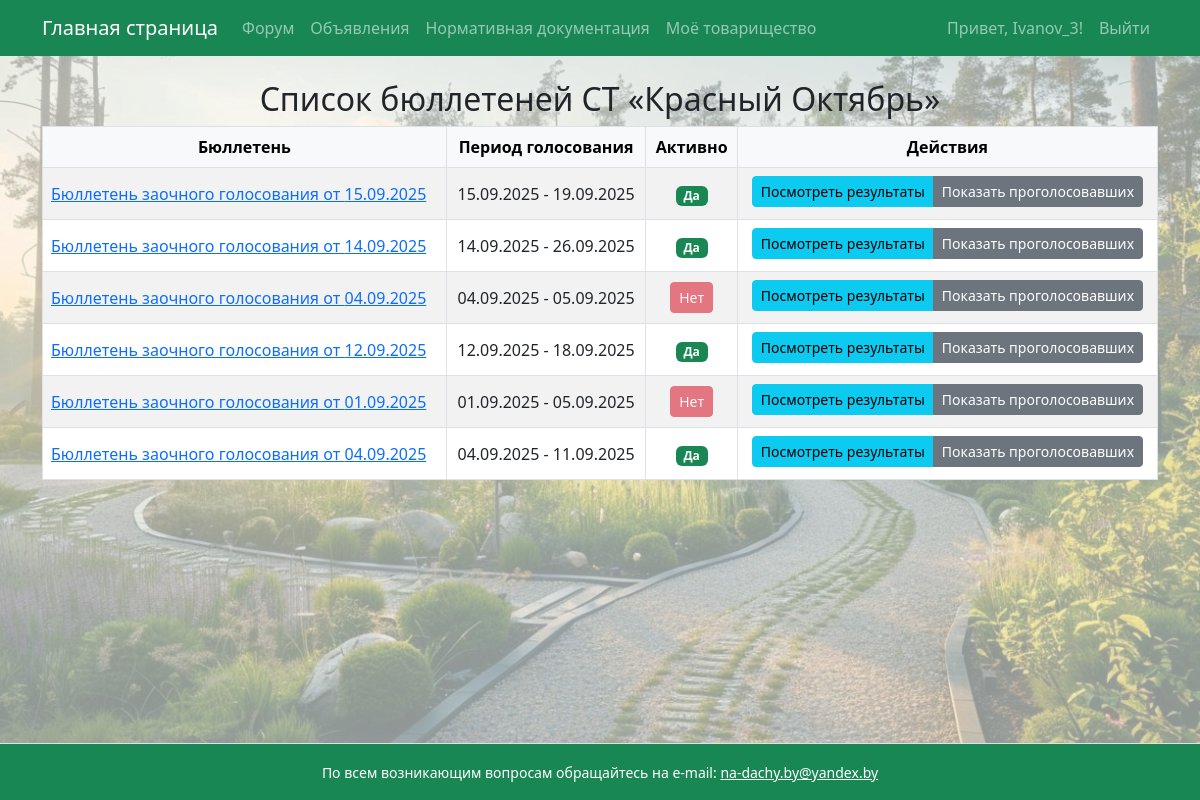
Screenshot of /ballots/ (signed in) with the database file from the repository.
### garden/models.py (models this page shows, shortened)
class Community(models.Model):
    name = models.CharField(max_length=100)
    description = models.TextField(blank=True)
    legal_address = models.TextField("Юридический адрес", blank=True, null=True)
    postal_address = models.TextField("Почтовый адрес", blank=True, null=True)
    bank_details = models.TextField("Банковские реквизиты", blank=True, null=True)
    additional_info = models.TextField("Дополнительная информация", blank=True, null=True)
    messenger_group_link = models.URLField(
        "Ссылка на группу в мессенджере",
        max_length=400,
        blank=True,
        null=True,
        help_text="Ссылка на группу Viber или другую мессенджер-группу."
    )
    is_active = models.BooleanField(default=True, verbose_name="Активно на сайте")

class Ballot(models.Model):
    community = models.ForeignKey(Community, on_delete=models.CASCADE)
    agenda = models.TextField("Повестка дня общего собрания")
    instructions = models.TextField("Порядок заполнения бюллетеня", blank=True, null=True)
    submission_place = models.CharField("Место представления заполненных бюллетеней", max_length=255, blank=True, null=True)
    start_date = models.DateTimeField(default=timezone.now)
    end_date = models.DateTimeField(default=timezone.now)
    counting_commission_date = models.DateField()
    documents = models.FileField(upload_to="ballot_docs/", blank=True, null=True)
    active = models.BooleanField(default=True)
    created_at = models.DateTimeField(auto_now_add=True)

### garden/views.py (the view)
# urls.py: path('ballots/', views.ballot_list, name='ballot_list'),
@login_required
def ballot_list(request):
    community = getattr(request.user.profile, 'community', None)
    if not community:
        return render(request, 'no_profile.html')
    ballots = Ballot.objects.filter(community=community).order_by('-created_at')  # убрали active=True
    user_role = getattr(request.user.profile, 'role', None)
    context = {
        'community': community,
        'ballots': ballots,
        'is_chairman': (user_role == 'chairman'),
        'is_board_member': (user_role == 'board_member'),
    }
    return render(request, 'ballot_list.html', context)
    return render(request, 'ballot_list.html', context)

### garden/context_processors.py (called while the page is built)
def total_visits_processor(request):
    counter, created = PageVisit.objects.get_or_create(page_name='main_page')
    return {
        'total_visits': counter.visits
    }

def online_users_processor(request):
    now = timezone.now()
    active_threshold = now - timedelta(seconds=40)  # считаем активными за последние 40 секунд
    online_count = Profile.objects.filter(last_seen__gte=active_threshold).count()
    return {'online_users': online_count}

### garden/templates/ballot_list.html (shortened to what this page needs)
{% extends 'base.html' %}
{% block content %}
<h2 class="text-center">Список бюллетеней СТ «{{ community.name }}»</h2>
<div class="table-responsive">
  <table class="table table-bordered table-striped align-middle text-center">
      <thead class="table-light">
          <tr>
              <th>Бюллетень</th>
              <th>Период голосования</th>
              <th>Активно</th>
              <th>Действия</th>
          </tr>
      </thead>
      <tbody>
      {% for ballot in ballots %}
          <tr>
              <td class="text-start">
                <a href="{% url 'ballot_vote' ballot.id %}" class="d-block d-sm-inline">
                  Бюллетень заочного голосования от {{ ballot.start_date|date:"d.m.Y" }}
                </a>
              </td>
              <td class="align-middle">{{ ballot.start_date|date:"d.m.Y" }} - {{ ballot.end_date|date:"d.m.Y" }}</td>
              <td class="align-middle">
                  {% if ballot.active %}
                      <span class="badge bg-success">Да</span>
                  {% else %}
                      <span class="btn btn-sm btn-danger disabled" style="pointer-events: none;">Нет</span>
                  {% endif %}
              </td>
              <td class="align-middle">
                  <div class="btn-group flex-wrap" role="group" aria-label="Действия с бюллетенем">
                  {% if is_chairman %}
                      {% if ballot.active %}
                          <a href="{% url 'edit_ballot' ballot.id %}" class="btn btn-sm btn-primary mb-1">Редактировать</a>
                          <form method="post" action="{% url 'delete_ballot' ballot.id %}" class="d-inline mb-1"
                                onsubmit="return confirm('Подтвердите удаление бюллетеня. Это действие невозможно отменить. Продолжить?');">
                              {% csrf_token %}
                              <button type="submit" class="btn btn-sm btn-danger">Удалить</button>
                          </form>
                          <form method="post" action="{% url 'ballot_finish' ballot.id %}" class="d-inline mb-1"
                                onsubmit="return confirm('Завершить голосование? Действие нельзя отменить. Продолжить?');">
                              {% csrf_token %}
                              <button type="submit" class="btn btn-sm btn-warning">Завершить</button>
                          </form>
                      {% endif %}
                      <a href="{% url 'ballot_results' ballot.id %}" class="btn btn-sm btn-info mb-1">Посмотреть результаты</a>
                  {% elif is_board_member %}
                      <a href="{% url 'ballot_results' ballot.id %}" class="btn btn-sm btn-info mb-1">Посмотреть результаты</a>
                      <a href="{% url 'ballot_voters' ballot.id %}" class="btn btn-sm btn-secondary mb-1">Показать проголосовавших</a>
                  {% else %}
                      <a href="{% url 'ballot_results' ballot.id %}" class="btn btn-sm btn-info mb-1">Посмотреть результаты</a>
                  {% endif %}
                  </div>
              </td>
          </tr>
      {% empty %}
          <tr><td colspan="4" class="text-center">Бюллетени не найдены.</td></tr>
      {% endfor %}
      </tbody>
  </table>
</div>
{% endblock %}

### templates/base.html (shortened to what this page needs)
<!DOCTYPE html>
<html lang="ru">
<head>
    <link rel="stylesheet" href="https://cdn.jsdelivr.net/npm/bootstrap@5.3.0/dist/css/bootstrap.min.css">
</head>
<body>
    <div class="page-container">
        <nav class="navbar navbar-expand-lg navbar-dark bg-success mb-4">
            <div class="container">
                <a class="navbar-brand" href="{% url 'main_page' %}">Главная страница</a>
                <div class="collapse navbar-collapse" id="navbarSupportedContent">
                    <ul class="navbar-nav me-auto mb-2 mb-lg-0">
                        <li class="nav-item"><a class="nav-link" href="{% url 'forum' %}">Форум</a></li>
                        <li class="nav-item"><a class="nav-link" href="{% url 'ads' %}">Объявления</a></li>
                        <li class="nav-item"><a class="nav-link" href="https://strb.by/?page_id=22" target="_blank" rel="noopener noreferrer">Нормативная документация</a></li>
                        <li class="nav-item"><a class="nav-link" href="{% url 'my_community' %}">Моё товарищество</a></li>
                    </ul>
                    <ul class="navbar-nav ms-auto mb-2 mb-lg-0">
                        {% if user.is_authenticated %}
                            <li class="nav-item">
                                <span class="nav-link">Привет, {{ user.username }}!</span>
                            </li>
                            <li class="nav-item">
                                <a class="nav-link" href="#" onclick="event.preventDefault(); document.getElementById('logout-form').submit();">
                                    Выйти
                                </a>
                            </li>
                        {% else %}
                            <li class="nav-item"><a class="nav-link" href="{% url 'login' %}">Войти</a></li>
                        {% endif %}
                    </ul>
                </div>
            </div>
        </nav>
        <main class="content-wrap container">
            {% block content %}
            {% endblock %}
        </main>
        <footer class="bg-success text-center py-3 mt-4 border-top text-white">
            <div class="container">
                <small>
                    По всем возникающим вопросам обращайтесь на e-mail:
                    <a href="mailto:na-dachy.by@yandex.by" class="text-white text-decoration-underline">
                        na-dachy.by@yandex.by
                    </a>
                </small>
            </div>
        </footer>
    </div>
</body>
</body>
</html>

### templates/base.html (style rules this page uses)
body, html { height: 100%; margin: 0; }
.page-container { min-height: 100vh; display: flex; flex-direction: column; min-height: 100vh; background-image: url('/static/images/background.jpg'); background-repeat: no-repeat; background-position: center center; background-size: cover; background-color: rgba(240, 248, 245, 0.6); background-blend-mode: lighten; }
.content-wrap { flex: 1; }

### rows the page displays
Community: name "Красный Октябрь"
Ballot: start_date "15.09.2025", end_date "19.09.2025", active "Да"
Ballot: start_date "14.09.2025", end_date "26.09.2025", active "Да"
Ballot: start_date "04.09.2025", end_date "05.09.2025", active "Нет"
Ballot: start_date "12.09.2025", end_date "18.09.2025", active "Да"
Ballot: start_date "01.09.2025", end_date "05.09.2025", active "Нет"
Ballot: start_date "04.09.2025", end_date "11.09.2025", active "Да"

### other values shown
{{ user.username }} "Ivanov_3"
